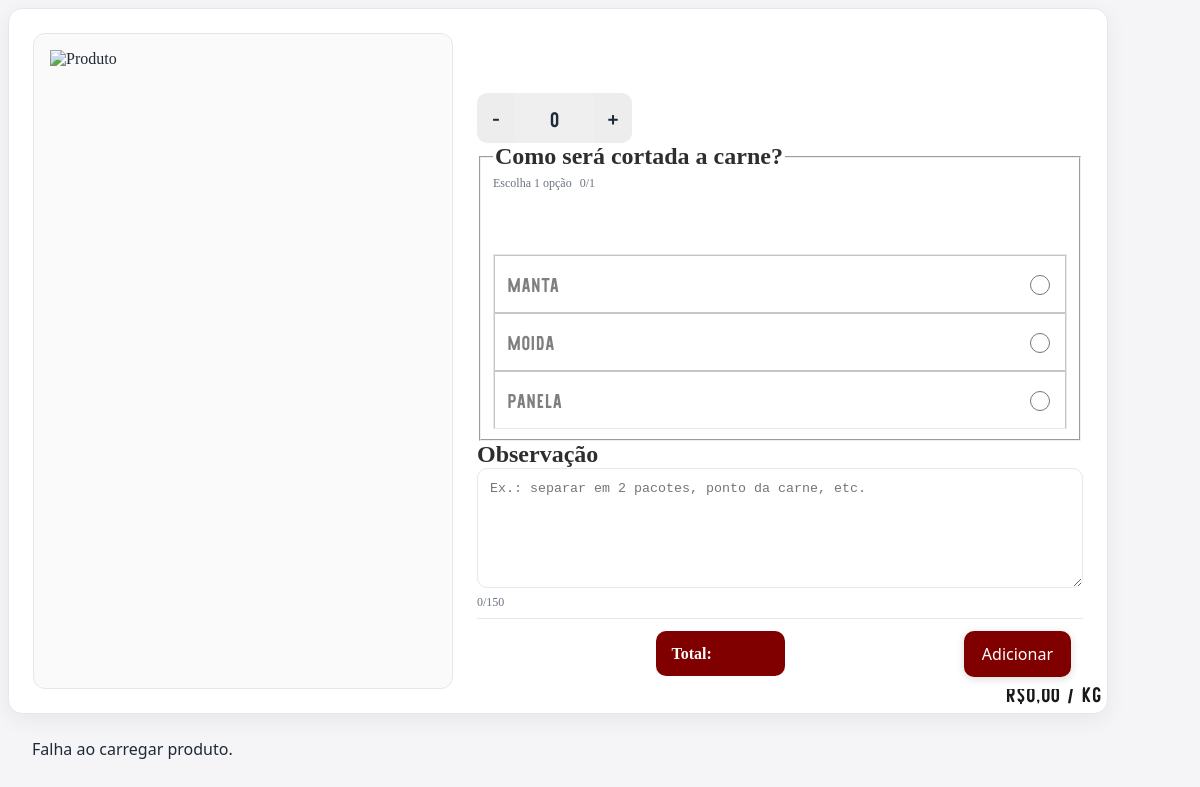
Screenshot of /TelaProduto.php?id=1 with the database file from the repository.
### tables this page shows
CREATE TABLE tbcorte (
	id_corte INT AUTO_INCREMENT PRIMARY KEY,
	nome_corte VARCHAR(50) NOT null
);

### TelaProduto.php (the view, shortened to what this page needs)
<!DOCTYPE html>
<html lang="pt-br">
<head>
  <link rel="stylesheet" href="css/telaProduto.css" />
</head>
<body>
  <main id="produtoView" hidden>
    <img id="prodImagem" class="produto-img" src="" alt="Produto" />
    <section class="produto-right">
      <h1 id="prodNome">Produto</h1>
      <div id="precoKG">R$0,00 / Kg</div>
      <div class="qty" aria-label="Controle de quantidade">
        <button id="btnMenos" type="button" title="Diminuir">-</button>
        <div id="pesoAtual" class="qtd-display" aria-live="polite">0</div>
        <button id="btnMais" type="button" title="Aumentar">+</button>
      </div>
      <fieldset class="section">
        <legend class="legend">Como será cortada a carne?</legend>
        <div class="muted" style="display:flex; gap:8px; align-items:center;">
          <span>Escolha 1 opção</span>
          <span id="corteCount">0/1</span>
        </div>
        <div id="cortes" class="radio-group" role="radiogroup" aria-label="Opções de corte">
          <?php
            require_once 'conexao.php';
            $idProd = isset($_GET['id']) ? (int)$_GET['id'] : 0;
            if ($idProd > 0) {
              $stmt = $conn->prepare('SELECT c.id_corte, c.nome_corte FROM tbQuantidadeCorte qc JOIN tbcorte c ON c.id_corte = qc.cod_corte WHERE qc.cod_produto = ? ORDER BY c.nome_corte');
              if ($stmt) {
                $stmt->bind_param('i', $idProd);
                $stmt->execute();
                $res = $stmt->get_result();
                while ($row = $res->fetch_assoc()) {
                  $id = (int)$row['id_corte'];
                  $nome = htmlspecialchars($row['nome_corte'], ENT_QUOTES, 'UTF-8');
                  echo "<label class='radio-item'>\n                          <input type='radio' name='corte' value='$id' />\n                          <span>$nome</span>\n                        </label>";
                }
              }
            }
          ?>
        </div>
      </fieldset>
      <section class="section obs-box">
        <div class="legend">Observação</div>
        <textarea id="obsText" maxlength="150" placeholder="Ex.: separar em 2 pacotes, ponto da carne, etc."></textarea>
        <div class="obs-footer">
          <span id="obsCount">0/150</span>
        </div>
      </section>
      <div class="footer">
        <div class="total">Total: <strong id="precoAtual">R$0,00</strong></div>
        <button id="btnAdicionar" type="button" class="btn-primary">Adicionar</button>
      </div>
    </section>
  </main>
  <div id="erro" style="padding:24px; font-family: system-ui, -apple-system, Segoe UI, Roboto, sans-serif;"></div>
</body>
</html>

### css/telaProduto.css (style rules this page uses)
*, *::before, *::after { box-sizing: border-box; }
html, body { height: 100%; }
:root { --bg: #f5f5f7; --card: #ffffff; --text: #1f2937; --muted: #6b7280; --accent: #800000; --accent-600: #6a0000; --border: #e5e7eb; --shadow: 0 6px 22px rgba(0, 0, 0, .06); }
body { background: var(--bg); color: var(--text); }
#produtoView { display: flex; gap: 24px; padding: 24px; max-width: 1100px; border-radius: 14px; background: var(--card); border: 1px solid var(--border); box-shadow: var(--shadow); position: relative; }
#produtoView>* { grid-column: 2; }
.produto-right { display: flex; flex-direction: column; justify-content: space-between; flex: 1; min-width: 0; }
#prodImagem { grid-column: 1 / 2; grid-row: 1 / span 6; width: 100%; aspect-ratio: 1 / 1; object-fit: contain; border-radius: 12px; border: 1px solid var(--border); background: #fafafa; padding: 16px; }
#prodNome { margin: 0; font-family: 'Shaimus Clean-Regular'; color: #fff; font-size: 40px; line-height: 1.2; }
#precoKG { position: absolute; color: #17181a; bottom: 0; right: 0; padding: 5px; font-family: 'Shaimus'; font-size: 21px; }
.escolha-1-op-o, .obrigatorio2, #corteCount { color: var(--muted); font-size: 12px; }
#cortes { display: grid !important; grid-template-columns: 1fr; gap: 0 !important; margin-top: 63px !important; background: #fff; border: 1px solid var(--border); overflow: hidden; }
.legend { color: #2E2E2E; font-family: Calibri; font-size: 24px; font-style: normal; font-weight: 700; line-height: normal; }
#cortes label.radio-item { display: flex; align-items: center; justify-content: space-between; gap: 12px; width: 100%; padding: 14px 12px; border-bottom: 1px solid var(--border); background: transparent; cursor: pointer; text-align: left; transition: background-color .2s ease; border: 1px solid #C6C6C6; background: #FFF; }
#cortes label.radio-item input[type="radio"] { order: 2; width: 20px; height: 20px; accent-color: var(--accent); }
#cortes label.radio-item span { order: 1; flex: 1; color: #7F7F7F; font-family: "Shaimus"; font-size: 20px; font-style: normal; font-weight: 400; line-height: normal; }
#cortes label.radio-item:last-child { border-bottom: 0; }
.qty { display: flex; }
#btnMenos, #btnMais { width: 38px; height: 50px; border: 0px solid var(--border); background: #ededed; color: var(--text); font-size: 18px; cursor: pointer; font-family: 'Shaimus'; }
#btnMenos { border-radius: 10px 0 0 10px; }
#btnMais { border-radius: 0 10px 10px 0; }
#pesoAtual { display: inline-flex; align-items: center; justify-content: center; min-width: 79px; height: 50px; padding: 7px 1px; background: #efefef; font-family: 'Shaimus'; font-size: 21px; }
#btnMenos, #pesoAtual, #btnMais { margin-top: 6px; }
#obsText { width: 100% !important; min-height: 120px !important; height: auto !important; padding: 12px !important; background: #fff !important; border: 1px solid var(--border) !important; border-radius: 10px !important; resize: vertical !important; color: var(--text) !important; position: static !important; }
#obsCount { text-align: right; color: var(--muted); font-size: 12px; margin-top: 4px; }
#precoAtual { font-size: 18px; font-weight: 600; color: var(--accent); }
#btnAdicionar { background: var(--accent); color: #fff; font-family: Baloo, system-ui, -apple-system, Segoe UI, Roboto, sans-serif; font-size: 16px; padding: 12px 18px; border-radius: 10px; border: 0; box-shadow: 0 2px 8px rgba(0, 0, 0, .15); cursor: pointer; transition: background-color .2s ease, transform .06s ease, box-shadow .2s ease; }
#btnAdicionar { display: inline-flex; align-items: center; gap: 12px; margin-left: auto; }
.footer { position: sticky; bottom: 0; display: flex; align-items: center; gap: 12px; background: #fff; border-top: 1px solid var(--border); padding: 12px; margin-top: 8px; z-index: 1; }
.footer .total { margin-left: auto; background: var(--accent); color: #fff; border-radius: 10px; padding: 12px 16px; font-weight: 700; }
.footer .total strong { color: #fff; }
.muted { color: var(--muted); font-size: 12px; }
@media (min-width: 901px) { #prodImagem { flex: 0 0 420px; width: 420px; height: auto; object-position: center; display: block; } }

### rows the page displays
tbcorte: nome_corte "manta"
tbcorte: nome_corte "moida"
tbcorte: nome_corte "panela"
